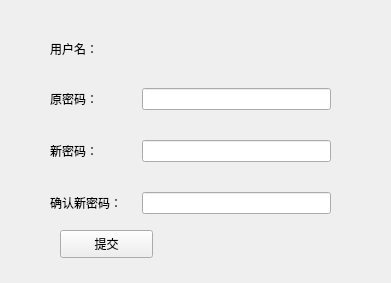
<?xml version="1.0" encoding="UTF-8"?>
<ui version="4.0">
 <class>Form</class>
 <widget class="QWidget" name="Form">
  <property name="geometry">
   <rect>
    <x>0</x>
    <y>0</y>
    <width>391</width>
    <height>283</height>
   </rect>
  </property>
  <property name="windowTitle">
   <string>修改密码</string>
  </property>
  <widget class="QWidget" name="formLayoutWidget">
   <property name="geometry">
    <rect>
     <x>40</x>
     <y>30</y>
     <width>301</width>
     <height>201</height>
    </rect>
   </property>
   <layout class="QFormLayout" name="formLayout">
    <property name="horizontalSpacing">
     <number>20</number>
    </property>
    <property name="verticalSpacing">
     <number>30</number>
    </property>
    <property name="leftMargin">
     <number>10</number>
    </property>
    <property name="topMargin">
     <number>10</number>
    </property>
    <property name="rightMargin">
     <number>10</number>
    </property>
    <property name="bottomMargin">
     <number>10</number>
    </property>
    <item row="0" column="0">
     <widget class="QLabel" name="label">
      <property name="text">
       <string>用户名：</string>
      </property>
     </widget>
    </item>
    <item row="1" column="0">
     <widget class="QLabel" name="label_2">
      <property name="text">
       <string>原密码：</string>
      </property>
     </widget>
    </item>
    <item row="0" column="1">
     <widget class="QLabel" name="userNameLable">
      <property name="text">
       <string/>
      </property>
     </widget>
    </item>
    <item row="1" column="1">
     <widget class="QLineEdit" name="oldpwdInput"/>
    </item>
    <item row="2" column="0">
     <widget class="QLabel" name="label_4">
      <property name="text">
       <string>新密码：</string>
      </property>
     </widget>
    </item>
    <item row="2" column="1">
     <widget class="QLineEdit" name="newpwdInput"/>
    </item>
    <item row="3" column="0">
     <widget class="QLabel" name="label_5">
      <property name="text">
       <string>确认新密码：</string>
      </property>
     </widget>
    </item>
    <item row="3" column="1">
     <widget class="QLineEdit" name="new2pwdInput"/>
    </item>
   </layout>
  </widget>
  <widget class="QPushButton" name="submitbtn">
   <property name="geometry">
    <rect>
     <x>60</x>
     <y>230</y>
     <width>93</width>
     <height>28</height>
    </rect>
   </property>
   <property name="text">
    <string>提交</string>
   </property>
   <property name="icon">
    <iconset>
     <normaloff>../image/about.png</normaloff>../image/about.png</iconset>
   </property>
  </widget>
 </widget>
 <resources/>
 <connections/>
</ui>
